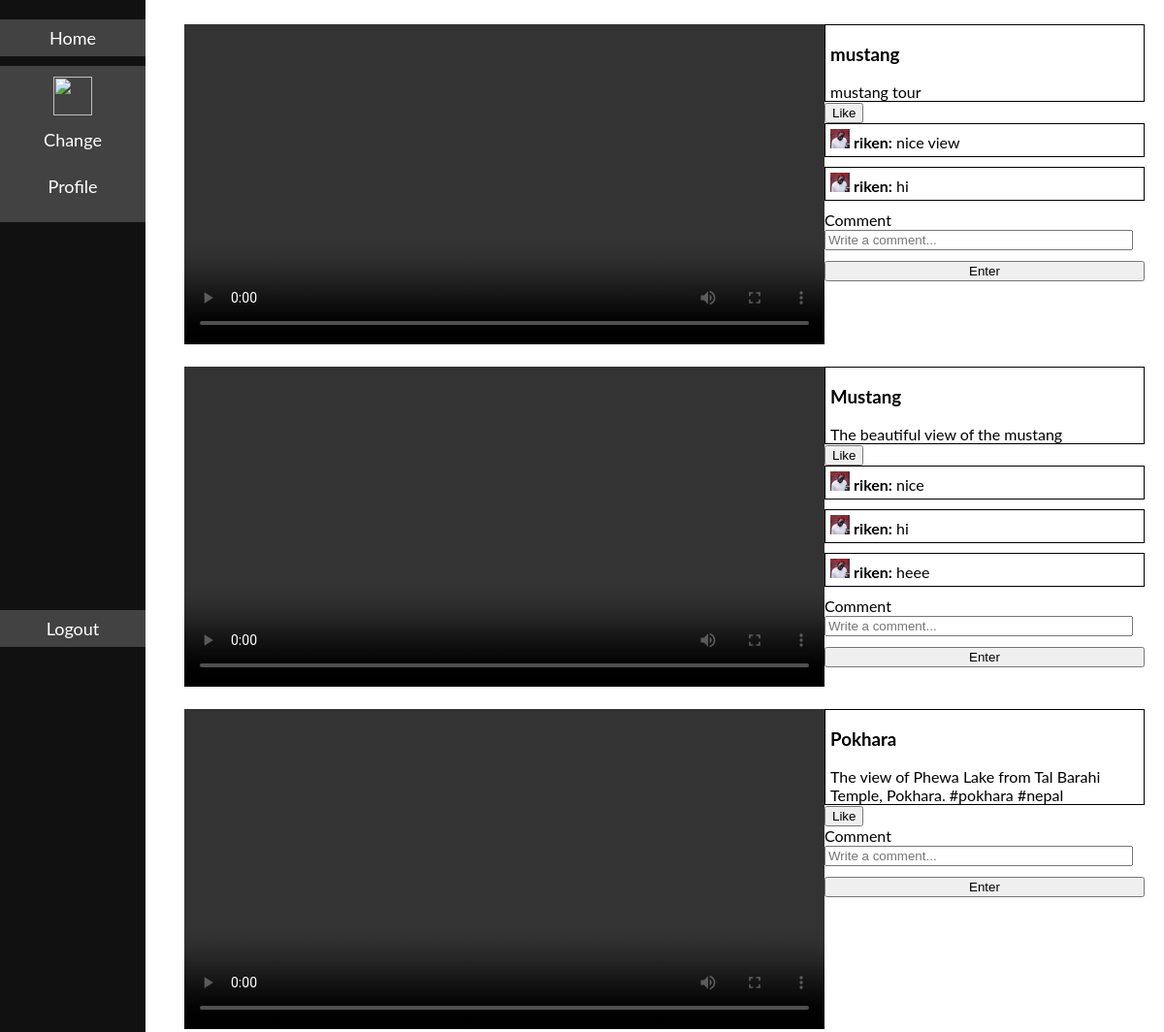
/admin/test_like.php, run on the app's committed database.
### tables this page shows
CREATE TABLE `videos` (
  `video_id` int(11) NOT NULL,
  `video_title` varchar(255) NOT NULL,
  `video_description` varchar(255) NOT NULL,
  `name` varchar(255) NOT NULL,
  `location` varchar(255) NOT NULL,
  `status` varchar(255) DEFAULT NULL,
  `likes` int(11) DEFAULT 0,
  `unlikes` int(11) DEFAULT 0,
  `like_count` int(11) NOT NULL
);

CREATE TABLE `comment` (
  `comment_id` int(11) NOT NULL,
  `video_id` int(11) NOT NULL,
  `location` varchar(255) NOT NULL,
  `user_id` int(11) NOT NULL,
  `username` varchar(255) NOT NULL,
  `picture` varchar(255) NOT NULL,
  `comment` varchar(255) NOT NULL,
  `c_status` varchar(255) DEFAULT NULL
);

CREATE TABLE `tbl_user` (
  `id` int(11) NOT NULL,
  `UserName` varchar(255) NOT NULL,
  `fullName` varchar(255) NOT NULL,
  `Number` varchar(255) NOT NULL,
  `Email` varchar(255) NOT NULL,
  `Address` varchar(255) NOT NULL,
  `Gender` varchar(10) NOT NULL,
  `profile_picture` varchar(255) NOT NULL,
  `num_likes` int(11) NOT NULL,
  `password` varchar(255) NOT NULL
);

### admin/test_like.php (the view, shortened to what this page needs)
<!DOCTYPE html>
<html>
<head>
</head>
<body>
    <section class="header">
        <nav>
            <div class="sidenav">
                <a href="../user_dashboard.php">Home</a>
                <div class="profile">
                    <div class="user">
                        <?php
                        include("../config.php");
                        $sql = "SELECT * FROM tbl_user WHERE UserName = '" . $_SESSION["username"] . "'";
                        $result = mysqli_query($conn, $sql);
                        $row = mysqli_fetch_array($result);
                        echo "<img src='../profile_img/" . $row['profile_picture'] . "'>";
                        echo '<br>';
                        ?>
                    </div>
                    <a href="pass_change.php">Change</a>
                    <a href="manageprofile.php?username=<?php echo $_SESSION["username"]; ?>">Profile</a>
                </div>
                <a class="logout" href="../logout.php">Logout</a>
            </div>
        </nav>
        <div class="row">
            <?php
            $sql = "SELECT * FROM videos WHERE status = 1";
            $query = mysqli_query($conn, $sql);
            while ($row = mysqli_fetch_array($query)) {
                $location = $row['location'];
                $video_id = $row['video_id'];
                $liked_sql = "SELECT * FROM likes WHERE video_id = '$video_id' AND username = '" . $_SESSION['username'] . "'";
                $liked_result = mysqli_query($conn, $liked_sql);
                $liked = mysqli_num_rows($liked_result) > 0;
            ?>
                <div class="video-comment-container">
                    <div class="video-container">
                        <video class="vd" controls>
                            <source src="<?php echo $location ?>" type="video/mp4">
                            <source src="<?php echo $row['name'] ?>">
                        </video>
                    </div>
                    <div class="comment-container">
                        <div class="v_title">
                            <h3><?php echo $row['video_title']; ?></h3>
                            <?php echo $row['video_description']; ?>
                        </div>
                        <div class="like">
                            <button class="like-btn" data-video-id="<?php echo $video_id; ?>" <?php echo $liked ? 'style="display:none;"' : ''; ?>>Like</button>
                        </div>
                        <?php
                        $comment_sql = "SELECT * FROM comment JOIN tbl_user ON comment.username = tbl_user.UserName WHERE video_id = '$video_id' ORDER BY video_id DESC";
                        $comment_result = mysqli_query($conn, $comment_sql);
                        while ($comment_row = mysqli_fetch_array($comment_result)) {
                        ?>
                            <div class="comment_all">
                                <div class="comment-box">
                                    <div class="comment">
                                        <?php echo "<img src='../profile_img/" . $comment_row['profile_picture'] . "'>"; ?>
                                        <b> <?php echo $comment_row['username'] . ":" ?></b>
                                        <?php echo $comment_row['comment']; ?>
                                    </div>
                                </div>
                            </div>
                        <?php } ?>
                        <form method="POST" action="./comment.php">
                            <div class="c_title">
                                <label class="c_title" for="comment">Comment</label>
                                <input type="text" name="comment" placeholder="Write a comment..." class="comment-text">
                                <input type="submit" name="video_comment" value="Enter" class="btn-comment">
                            </div>
                        </form>
                    </div>
                </div>
            <?php } ?>
        </div>
    </section>
</body>
</html>

### admin/test_like.php (style rules this page uses)
body { font-family: "Lato", sans-serif; margin: 0; }
.sidenav { height: 100%; width: 150px; position: fixed; z-index: 1; top: 0; left: 0; background-color: #111; overflow-x: hidden; padding-top: 20px; text-align: center; }
.sidenav a { text-decoration: none; font-size: 18px; color: #fff; display: block; background-color: #424242; padding: 8px; margin-bottom: 10px; }
.profile img { width: 40px; height: 40px; }
.profile { padding: 8px; font-size: 16px; background-color: #424242; }
.user { padding: 3px; font-size: 16px; color: #fff; background-color: #424242; }
.row { flex-wrap: wrap; justify-content: center; padding-top: 5px; height: 70px; }
.video-comment-container { display: flex; flex-direction: row; margin: 20px; }
.video-container { width: 60%; margin-left: 170px; }
.vd { width: 100%; max-height: 700px; }
.comment-container { width: 30%; display: flex; flex-direction: column; }
.comment-box { border: 1px solid black; padding: 5px; margin-bottom: 10px; }
.comment-box img { max-height: 20px; max-width: 20px; }
.v_title { border: 1px solid black; padding-left: 5px; }
.comment-text { width: calc(100% - 20px); margin-bottom: 10px; }
.btn-comment { width: 100%; }
.logout { padding: 10px; margin-top: 400px; }

### data on the page
videos: video_title "mustang", video_description "mustang tour"
comment: tbl_user.profile_picture (picture), username "riken", comment "nice view"
comment: tbl_user.profile_picture (picture), username "riken", comment "hi"
videos: video_title "Mustang", video_description "The beautiful view of the mustang"
comment: tbl_user.profile_picture (picture), username "riken", comment "nice"
comment: tbl_user.profile_picture (picture), username "riken", comment "hi"
comment: tbl_user.profile_picture (picture), username "riken", comment "heee"
videos: video_title "Pokhara", video_description "The view of Phewa Lake from Tal Barahi Temple, Pokhara. #pokhara #nepal"
